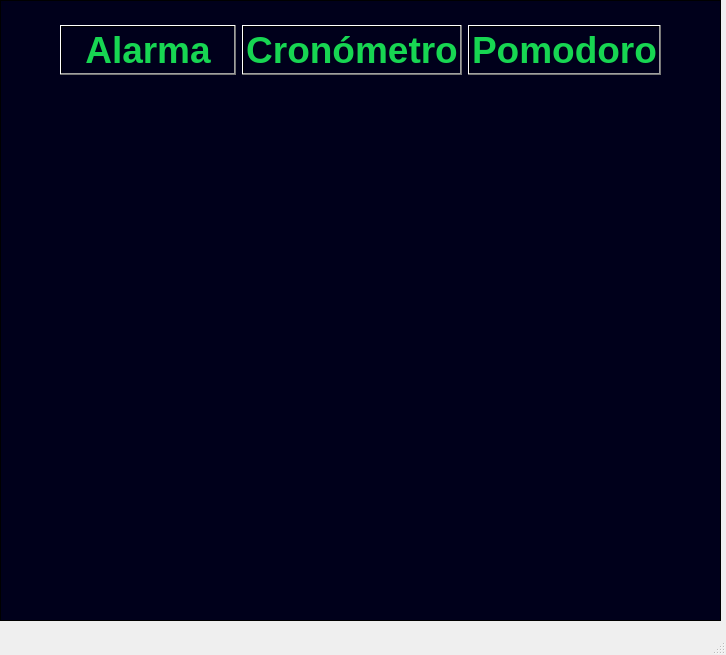
<?xml version="1.0" encoding="UTF-8"?>
<ui version="4.0">
 <class>MainWindow</class>
 <widget class="QMainWindow" name="MainWindow">
  <property name="geometry">
   <rect>
    <x>0</x>
    <y>0</y>
    <width>726</width>
    <height>655</height>
   </rect>
  </property>
  <property name="windowTitle">
   <string>MainWindow</string>
  </property>
  <widget class="QWidget" name="centralwidget">
   <widget class="QFrame" name="frm">
    <property name="geometry">
     <rect>
      <x>0</x>
      <y>0</y>
      <width>721</width>
      <height>621</height>
     </rect>
    </property>
    <property name="styleSheet">
     <string notr="true">background-color: qlineargradient(spread:reflect, x1:0, y1:0, x2:1, y2:0, stop:1 rgba(3, 0, 102, 255));
background-color: qlineargradient(spread:reflect, x1:0, y1:0, x2:1, y2:0, stop:1 rgba(0, 0, 27, 255));</string>
    </property>
    <property name="frameShape">
     <enum>QFrame::StyledPanel</enum>
    </property>
    <property name="frameShadow">
     <enum>QFrame::Raised</enum>
    </property>
    <widget class="QWidget" name="horizontalLayoutWidget">
     <property name="geometry">
      <rect>
       <x>60</x>
       <y>10</y>
       <width>601</width>
       <height>80</height>
      </rect>
     </property>
     <layout class="QHBoxLayout" name="horizontalLayout">
      <item>
       <widget class="QPushButton" name="pushButton">
        <property name="font">
         <font>
          <pointsize>28</pointsize>
          <weight>75</weight>
          <bold>true</bold>
         </font>
        </property>
        <property name="styleSheet">
         <string notr="true">color: qlineargradient(spread:reflect, x1:0, y1:0, x2:1, y2:0, stop:1 rgba(23, 214, 82, 255));</string>
        </property>
        <property name="text">
         <string>Alarma</string>
        </property>
       </widget>
      </item>
      <item>
       <widget class="QPushButton" name="pushButton_2">
        <property name="font">
         <font>
          <pointsize>28</pointsize>
          <weight>75</weight>
          <bold>true</bold>
         </font>
        </property>
        <property name="styleSheet">
         <string notr="true">color: qlineargradient(spread:reflect, x1:0, y1:0, x2:1, y2:0, stop:1 rgba(23, 214, 82, 255));</string>
        </property>
        <property name="text">
         <string>Cronómetro</string>
        </property>
       </widget>
      </item>
      <item>
       <widget class="QPushButton" name="pushButton_3">
        <property name="font">
         <font>
          <pointsize>28</pointsize>
          <weight>75</weight>
          <bold>true</bold>
         </font>
        </property>
        <property name="styleSheet">
         <string notr="true">color: qlineargradient(spread:reflect, x1:0, y1:0, x2:1, y2:0, stop:1 rgba(23, 214, 82, 255));</string>
        </property>
        <property name="text">
         <string>Pomodoro</string>
        </property>
       </widget>
      </item>
     </layout>
    </widget>
   </widget>
  </widget>
  <widget class="QMenuBar" name="menubar">
   <property name="geometry">
    <rect>
     <x>0</x>
     <y>0</y>
     <width>726</width>
     <height>21</height>
    </rect>
   </property>
  </widget>
  <widget class="QStatusBar" name="statusbar"/>
 </widget>
 <resources/>
 <connections/>
</ui>
